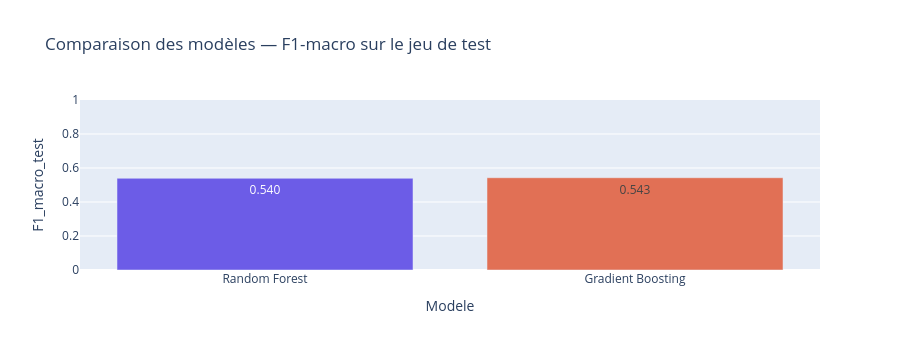

Here is the notebook cell this chart was saved with:
### Markdown cell above
---
## 4. Comparaison Random Forest vs Gradient Boosting

### Code cell
gb = GradientBoostingClassifier(n_estimators=200, max_depth=5, random_state=42)
gb.fit(X_train, y_train)
y_pred_gb = gb.predict(X_test)

from sklearn.metrics import f1_score
f1_rf = f1_score(y_test, y_pred, average='macro')
f1_gb = f1_score(y_test, y_pred_gb, average='macro')

comparison = pd.DataFrame({
    'Modele': ['Random Forest', 'Gradient Boosting'],
    'F1_macro_test': [f1_rf, f1_gb]
})
fig = px.bar(
    comparison, x='Modele', y='F1_macro_test',
    title='Comparaison des modèles — F1-macro sur le jeu de test',
    color='Modele', color_discrete_sequence=['#6c5ce7', '#e17055'],
    text_auto='.3f', height=350
)
fig.update_layout(showlegend=False, yaxis_range=[0, 1])
fig.show()

best_model = clf if f1_rf >= f1_gb else gb
best_name  = 'RandomForest' if f1_rf >= f1_gb else 'GradientBoosting'
print(f'\nMeilleur modele : {best_name} (F1-macro = {max(f1_rf, f1_gb):.3f})')

### Figure 1 — Plotly figure (JSON) as saved in the notebook; plotly's stock layout.template omitted (floating-point values rounded to 4 significant figures)
{"data": [{"hovertemplate": "Modele=%{x}<br>F1_macro_test=%{y}<extra></extra>", "legendgroup": "Random Forest", "marker": {"color": "#6c5ce7", "pattern": {"shape": ""}}, "name": "Random Forest", "orientation": "v", "showlegend": true, "textposition": "auto", "texttemplate": "%{y:.3f}", "type": "bar", "x": ["Random Forest"], "xaxis": "x", "y": [0.5396], "yaxis": "y"}, {"hovertemplate": "Modele=%{x}<br>F1_macro_test=%{y}<extra></extra>", "legendgroup": "Gradient Boosting", "marker": {"color": "#e17055", "pattern": {"shape": ""}}, "name": "Gradient Boosting", "orientation": "v", "showlegend": true, "textposition": "auto", "texttemplate": "%{y:.3f}", "type": "bar", "x": ["Gradient Boosting"], "xaxis": "x", "y": [0.5428], "yaxis": "y"}], "layout": {"barmode": "relative", "height": 350, "legend": {"title": {"text": "Modele"}, "tracegroupgap": 0}, "showlegend": false, "title": {"text": "Comparaison des modèles — F1-macro sur le jeu de test"}, "xaxis": {"anchor": "y", "categoryarray": ["Random Forest", "Gradient Boosting"], "categoryorder": "array", "domain": [0, 1], "title": {"text": "Modele"}}, "yaxis": {"anchor": "x", "domain": [0, 1], "range": [0, 1], "title": {"text": "F1_macro_test"}}}}
